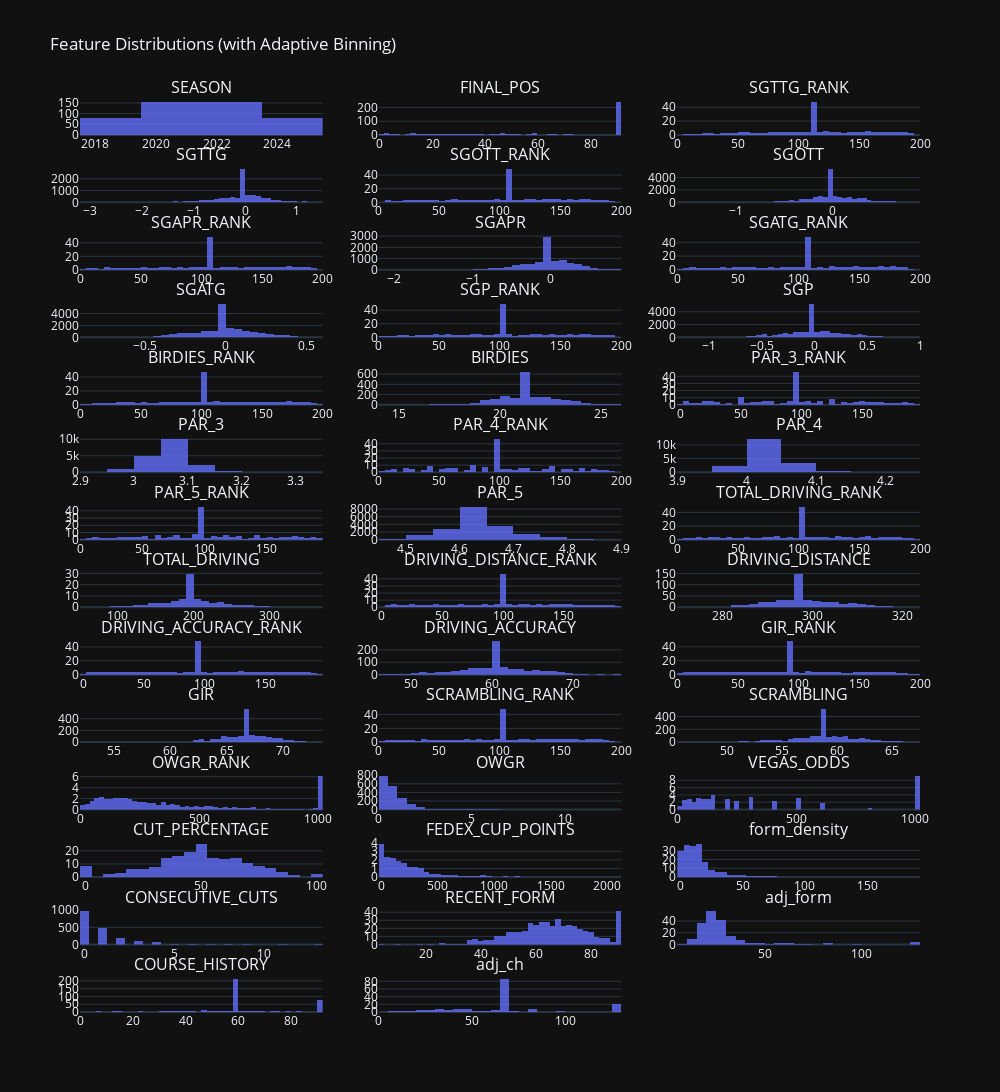

Write notebook code for a chart like this one.
### Markdown cell above
### Check Features for Outliers and General Health (Histograms)
Now that all the data is cleaned, let's look at the distribution graphs.

### Code cell
import plotly.express as px
import plotly.subplots as sp
import plotly.graph_objects as go
import pandas as pd
import numpy as np

# Select numeric columns with >1 unique value, excluding label
df_numeric = training_df.select_dtypes(include=np.number)
df_numeric = df_numeric.loc[:, df_numeric.nunique() > 1]
df_numeric = df_numeric.drop(columns=["TOP_20"], errors="ignore")

# Create subplots
n_cols = 3
n_rows = int(np.ceil(len(df_numeric.columns) / n_cols))
fig = sp.make_subplots(rows=n_rows, cols=n_cols, subplot_titles=df_numeric.columns)

# Add one histogram per feature with smart binning
for i, column in enumerate(df_numeric.columns):
    row = i // n_cols + 1
    col = i % n_cols + 1

    # Compute dynamic bin count
    col_range = df_numeric[column].max() - df_numeric[column].min()
    n_unique = df_numeric[column].nunique()
    nbins = min(50, max(5, int(n_unique / 2))) if col_range < 10 else 50  # tighter for short-range

    fig.add_trace(
        go.Histogram(
            x=df_numeric[column],
            nbinsx=nbins,
            histnorm="density",
            marker=dict(color="#636EFA"),
            opacity=0.8
        ),
        row=row,
        col=col
    )

# Style the figure
fig.update_layout(
    height=300 * n_rows,
    width=1000,
    title_text="Feature Distributions (with Adaptive Binning)",
    template="plotly_dark",
    showlegend=False
)

fig.show()

### Figure 1 — Plotly figure (JSON) as saved in the notebook; plotly's stock layout.template omitted (floating-point values rounded to 4 significant figures; data arrays with more than 128 entries replaced by an {"elided": "..."} marker saying what was removed)
{"data": [{"histnorm": "density", "marker": {"color": "#636EFA"}, "nbinsx": 5, "opacity": 0.8, "type": "histogram", "x": {"elided": "933 int values"}, "xaxis": "x", "yaxis": "y"}, {"histnorm": "density", "marker": {"color": "#636EFA"}, "nbinsx": 50, "opacity": 0.8, "type": "histogram", "x": {"elided": "933 int values"}, "xaxis": "x2", "yaxis": "y2"}, {"histnorm": "density", "marker": {"color": "#636EFA"}, "nbinsx": 50, "opacity": 0.8, "type": "histogram", "x": {"elided": "933 float values"}, "xaxis": "x3", "yaxis": "y3"}, {"histnorm": "density", "marker": {"color": "#636EFA"}, "nbinsx": 50, "opacity": 0.8, "type": "histogram", "x": {"elided": "933 float values"}, "xaxis": "x4", "yaxis": "y4"}, {"histnorm": "density", "marker": {"color": "#636EFA"}, "nbinsx": 50, "opacity": 0.8, "type": "histogram", "x": {"elided": "933 float values"}, "xaxis": "x5", "yaxis": "y5"}, {"histnorm": "density", "marker": {"color": "#636EFA"}, "nbinsx": 50, "opacity": 0.8, "type": "histogram", "x": {"elided": "933 float values"}, "xaxis": "x6", "yaxis": "y6"}, {"histnorm": "density", "marker": {"color": "#636EFA"}, "nbinsx": 50, "opacity": 0.8, "type": "histogram", "x": {"elided": "933 float values"}, "xaxis": "x7", "yaxis": "y7"}, {"histnorm": "density", "marker": {"color": "#636EFA"}, "nbinsx": 50, "opacity": 0.8, "type": "histogram", "x": {"elided": "933 float values"}, "xaxis": "x8", "yaxis": "y8"}, {"histnorm": "density", "marker": {"color": "#636EFA"}, "nbinsx": 50, "opacity": 0.8, "type": "histogram", "x": {"elided": "933 float values"}, "xaxis": "x9", "yaxis": "y9"}, {"histnorm": "density", "marker": {"color": "#636EFA"}, "nbinsx": 50, "opacity": 0.8, "type": "histogram", "x": {"elided": "933 float values"}, "xaxis": "x10", "yaxis": "y10"}, {"histnorm": "density", "marker": {"color": "#636EFA"}, "nbinsx": 50, "opacity": 0.8, "type": "histogram", "x": {"elided": "933 float values"}, "xaxis": "x11", "yaxis": "y11"}, {"histnorm": "density", "marker": {"color": "#636EFA"}, "nbinsx": 50, "opacity": 0.8, "type": "histogram", "x": {"elided": "933 float values"}, "xaxis": "x12", "yaxis": "y12"}, {"histnorm": "density", "marker": {"color": "#636EFA"}, "nbinsx": 50, "opacity": 0.8, "type": "histogram", "x": {"elided": "933 float values"}, "xaxis": "x13", "yaxis": "y13"}, {"histnorm": "density", "marker": {"color": "#636EFA"}, "nbinsx": 50, "opacity": 0.8, "type": "histogram", "x": {"elided": "933 float values"}, "xaxis": "x14", "yaxis": "y14"}, {"histnorm": "density", "marker": {"color": "#636EFA"}, "nbinsx": 50, "opacity": 0.8, "type": "histogram", "x": {"elided": "933 float values"}, "xaxis": "x15", "yaxis": "y15"}, {"histnorm": "density", "marker": {"color": "#636EFA"}, "nbinsx": 15, "opacity": 0.8, "type": "histogram", "x": {"elided": "933 float values"}, "xaxis": "x16", "yaxis": "y16"}, {"histnorm": "density", "marker": {"color": "#636EFA"}, "nbinsx": 50, "opacity": 0.8, "type": "histogram", "x": {"elided": "933 float values"}, "xaxis": "x17", "yaxis": "y17"}, {"histnorm": "density", "marker": {"color": "#636EFA"}, "nbinsx": 12, "opacity": 0.8, "type": "histogram", "x": {"elided": "933 float values"}, "xaxis": "x18", "yaxis": "y18"}, {"histnorm": "density", "marker": {"color": "#636EFA"}, "nbinsx": 50, "opacity": 0.8, "type": "histogram", "x": {"elided": "933 float values"}, "xaxis": "x19", "yaxis": "y19"}, {"histnorm": "density", "marker": {"color": "#636EFA"}, "nbinsx": 19, "opacity": 0.8, "type": "histogram", "x": {"elided": "933 float values"}, "xaxis": "x20", "yaxis": "y20"}, {"histnorm": "density", "marker": {"color": "#636EFA"}, "nbinsx": 50, "opacity": 0.8, "type": "histogram", "x": {"elided": "933 float values"}, "xaxis": "x21", "yaxis": "y21"}, {"histnorm": "density", "marker": {"color": "#636EFA"}, "nbinsx": 50, "opacity": 0.8, "type": "histogram", "x": {"elided": "933 float values"}, "xaxis": "x22", "yaxis": "y22"}, {"histnorm": "density", "marker": {"color": "#636EFA"}, "nbinsx": 50, "opacity": 0.8, "type": "histogram", "x": {"elided": "933 float values"}, "xaxis": "x23", "yaxis": "y23"}, {"histnorm": "density", "marker": {"color": "#636EFA"}, "nbinsx": 50, "opacity": 0.8, "type": "histogram", "x": {"elided": "933 float values"}, "xaxis": "x24", "yaxis": "y24"}, {"histnorm": "density", "marker": {"color": "#636EFA"}, "nbinsx": 50, "opacity": 0.8, "type": "histogram", "x": {"elided": "933 float values"}, "xaxis": "x25", "yaxis": "y25"}, {"histnorm": "density", "marker": {"color": "#636EFA"}, "nbinsx": 50, "opacity": 0.8, "type": "histogram", "x": {"elided": "933 float values"}, "xaxis": "x26", "yaxis": "y26"}, {"histnorm": "density", "marker": {"color": "#636EFA"}, "nbinsx": 50, "opacity": 0.8, "type": "histogram", "x": {"elided": "933 float values"}, "xaxis": "x27", "yaxis": "y27"}, {"histnorm": "density", "marker": {"color": "#636EFA"}, "nbinsx": 50, "opacity": 0.8, "type": "histogram", "x": {"elided": "933 float values"}, "xaxis": "x28", "yaxis": "y28"}, {"histnorm": "density", "marker": {"color": "#636EFA"}, "nbinsx": 50, "opacity": 0.8, "type": "histogram", "x": {"elided": "933 float values"}, "xaxis": "x29", "yaxis": "y29"}, {"histnorm": "density", "marker": {"color": "#636EFA"}, "nbinsx": 50, "opacity": 0.8, "type": "histogram", "x": {"elided": "933 float values"}, "xaxis": "x30", "yaxis": "y30"}, {"histnorm": "density", "marker": {"color": "#636EFA"}, "nbinsx": 50, "opacity": 0.8, "type": "histogram", "x": {"elided": "933 float values"}, "xaxis": "x31", "yaxis": "y31"}, {"histnorm": "density", "marker": {"color": "#636EFA"}, "nbinsx": 50, "opacity": 0.8, "type": "histogram", "x": {"elided": "933 float values"}, "xaxis": "x32", "yaxis": "y32"}, {"histnorm": "density", "marker": {"color": "#636EFA"}, "nbinsx": 50, "opacity": 0.8, "type": "histogram", "x": {"elided": "933 float values"}, "xaxis": "x33", "yaxis": "y33"}, {"histnorm": "density", "marker": {"color": "#636EFA"}, "nbinsx": 50, "opacity": 0.8, "type": "histogram", "x": {"elided": "933 float values"}, "xaxis": "x34", "yaxis": "y34"}, {"histnorm": "density", "marker": {"color": "#636EFA"}, "nbinsx": 50, "opacity": 0.8, "type": "histogram", "x": {"elided": "933 float values"}, "xaxis": "x35", "yaxis": "y35"}, {"histnorm": "density", "marker": {"color": "#636EFA"}, "nbinsx": 50, "opacity": 0.8, "type": "histogram", "x": {"elided": "933 float values"}, "xaxis": "x36", "yaxis": "y36"}, {"histnorm": "density", "marker": {"color": "#636EFA"}, "nbinsx": 50, "opacity": 0.8, "type": "histogram", "x": {"elided": "933 float values"}, "xaxis": "x37", "yaxis": "y37"}, {"histnorm": "density", "marker": {"color": "#636EFA"}, "nbinsx": 50, "opacity": 0.8, "type": "histogram", "x": {"elided": "933 float values"}, "xaxis": "x38", "yaxis": "y38"}, {"histnorm": "density", "marker": {"color": "#636EFA"}, "nbinsx": 50, "opacity": 0.8, "type": "histogram", "x": {"elided": "933 float values"}, "xaxis": "x39", "yaxis": "y39"}, {"histnorm": "density", "marker": {"color": "#636EFA"}, "nbinsx": 50, "opacity": 0.8, "type": "histogram", "x": {"elided": "933 float values"}, "xaxis": "x40", "yaxis": "y40"}, {"histnorm": "density", "marker": {"color": "#636EFA"}, "nbinsx": 50, "opacity": 0.8, "type": "histogram", "x": {"elided": "933 float values"}, "xaxis": "x41", "yaxis": "y41"}], "layout": {"annotations": [{"font": {"size": 16}, "showarrow": false, "text": "SEASON", "x": 0.1444, "xanchor": "center", "xref": "paper", "y": 1, "yanchor": "bottom", "yref": "paper"}, {"font": {"size": 16}, "showarrow": false, "text": "FINAL_POS", "x": 0.5, "xanchor": "center", "xref": "paper", "y": 1, "yanchor": "bottom", "yref": "paper"}, {"font": {"size": 16}, "showarrow": false, "text": "SGTTG_RANK", "x": 0.8556, "xanchor": "center", "xref": "paper", "y": 1, "yanchor": "bottom", "yref": "paper"}, {"font": {"size": 16}, "showarrow": false, "text": "SGTTG", "x": 0.1444, "xanchor": "center", "xref": "paper", "y": 0.926, "yanchor": "bottom", "yref": "paper"}, {"font": {"size": 16}, "showarrow": false, "text": "SGOTT_RANK", "x": 0.5, "xanchor": "center", "xref": "paper", "y": 0.926, "yanchor": "bottom", "yref": "paper"}, {"font": {"size": 16}, "showarrow": false, "text": "SGOTT", "x": 0.8556, "xanchor": "center", "xref": "paper", "y": 0.926, "yanchor": "bottom", "yref": "paper"}, {"font": {"size": 16}, "showarrow": false, "text": "SGAPR_RANK", "x": 0.1444, "xanchor": "center", "xref": "paper", "y": 0.852, "yanchor": "bottom", "yref": "paper"}, {"font": {"size": 16}, "showarrow": false, "text": "SGAPR", "x": 0.5, "xanchor": "center", "xref": "paper", "y": 0.852, "yanchor": "bottom", "yref": "paper"}, {"font": {"size": 16}, "showarrow": false, "text": "SGATG_RANK", "x": 0.8556, "xanchor": "center", "xref": "paper", "y": 0.852, "yanchor": "bottom", "yref": "paper"}, {"font": {"size": 16}, "showarrow": false, "text": "SGATG", "x": 0.1444, "xanchor": "center", "xref": "paper", "y": 0.7781, "yanchor": "bottom", "yref": "paper"}, {"font": {"size": 16}, "showarrow": false, "text": "SGP_RANK", "x": 0.5, "xanchor": "center", "xref": "paper", "y": 0.7781, "yanchor": "bottom", "yref": "paper"}, {"font": {"size": 16}, "showarrow": false, "text": "SGP", "x": 0.8556, "xanchor": "center", "xref": "paper", "y": 0.7781, "yanchor": "bottom", "yref": "paper"}, {"font": {"size": 16}, "showarrow": false, "text": "BIRDIES_RANK", "x": 0.1444, "xanchor": "center", "xref": "paper", "y": 0.7041, "yanchor": "bottom", "yref": "paper"}, {"font": {"size": 16}, "showarrow": false, "text": "BIRDIES", "x": 0.5, "xanchor": "center", "xref": "paper", "y": 0.7041, "yanchor": "bottom", "yref": "paper"}, {"font": {"size": 16}, "showarrow": false, "text": "PAR_3_RANK", "x": 0.8556, "xanchor": "center", "xref": "paper", "y": 0.7041, "yanchor": "bottom", "yref": "paper"}, {"font": {"size": 16}, "showarrow": false, "text": "PAR_3", "x": 0.1444, "xanchor": "center", "xref": "paper", "y": 0.6301, "yanchor": "bottom", "yref": "paper"}, {"font": {"size": 16}, "showarrow": false, "text": "PAR_4_RANK", "x": 0.5, "xanchor": "center", "xref": "paper", "y": 0.6301, "yanchor": "bottom", "yref": "paper"}, {"font": {"size": 16}, "showarrow": false, "text": "PAR_4", "x": 0.8556, "xanchor": "center", "xref": "paper", "y": 0.6301, "yanchor": "bottom", "yref": "paper"}, {"font": {"size": 16}, "showarrow": false, "text": "PAR_5_RANK", "x": 0.1444, "xanchor": "center", "xref": "paper", "y": 0.5561, "yanchor": "bottom", "yref": "paper"}, {"font": {"size": 16}, "showarrow": false, "text": "PAR_5", "x": 0.5, "xanchor": "center", "xref": "paper", "y": 0.5561, "yanchor": "bottom", "yref": "paper"}, {"font": {"size": 16}, "showarrow": false, "text": "TOTAL_DRIVING_RANK", "x": 0.8556, "xanchor": "center", "xref": "paper", "y": 0.5561, "yanchor": "bottom", "yref": "paper"}, {"font": {"size": 16}, "showarrow": false, "text": "TOTAL_DRIVING", "x": 0.1444, "xanchor": "center", "xref": "paper", "y": 0.4821, "yanchor": "bottom", "yref": "paper"}, {"font": {"size": 16}, "showarrow": false, "text": "DRIVING_DISTANCE_RANK", "x": 0.5, "xanchor": "center", "xref": "paper", "y": 0.4821, "yanchor": "bottom", "yref": "paper"}, {"font": {"size": 16}, "showarrow": false, "text": "DRIVING_DISTANCE", "x": 0.8556, "xanchor": "center", "xref": "paper", "y": 0.4821, "yanchor": "bottom", "yref": "paper"}, {"font": {"size": 16}, "showarrow": false, "text": "DRIVING_ACCURACY_RANK", "x": 0.1444, "xanchor": "center", "xref": "paper", "y": 0.4082, "yanchor": "bottom", "yref": "paper"}, {"font": {"size": 16}, "showarrow": false, "text": "DRIVING_ACCURACY", "x": 0.5, "xanchor": "center", "xref": "paper", "y": 0.4082, "yanchor": "bottom", "yref": "paper"}, {"font": {"size": 16}, "showarrow": false, "text": "GIR_RANK", "x": 0.8556, "xanchor": "center", "xref": "paper", "y": 0.4082, "yanchor": "bottom", "yref": "paper"}, {"font": {"size": 16}, "showarrow": false, "text": "GIR", "x": 0.1444, "xanchor": "center", "xref": "paper", "y": 0.3342, "yanchor": "bottom", "yref": "paper"}, {"font": {"size": 16}, "showarrow": false, "text": "SCRAMBLING_RANK", "x": 0.5, "xanchor": "center", "xref": "paper", "y": 0.3342, "yanchor": "bottom", "yref": "paper"}, {"font": {"size": 16}, "showarrow": false, "text": "SCRAMBLING", "x": 0.8556, "xanchor": "center", "xref": "paper", "y": 0.3342, "yanchor": "bottom", "yref": "paper"}, {"font": {"size": 16}, "showarrow": false, "text": "OWGR_RANK", "x": 0.1444, "xanchor": "center", "xref": "paper", "y": 0.2602, "yanchor": "bottom", "yref": "paper"}, {"font": {"size": 16}, "showarrow": false, "text": "OWGR", "x": 0.5, "xanchor": "center", "xref": "paper", "y": 0.2602, "yanchor": "bottom", "yref": "paper"}, {"font": {"size": 16}, "showarrow": false, "text": "VEGAS_ODDS", "x": 0.8556, "xanchor": "center", "xref": "paper", "y": 0.2602, "yanchor": "bottom", "yref": "paper"}, {"font": {"size": 16}, "showarrow": false, "text": "CUT_PERCENTAGE", "x": 0.1444, "xanchor": "center", "xref": "paper", "y": 0.1862, "yanchor": "bottom", "yref": "paper"}, {"font": {"size": 16}, "showarrow": false, "text": "FEDEX_CUP_POINTS", "x": 0.5, "xanchor": "center", "xref": "paper", "y": 0.1862, "yanchor": "bottom", "yref": "paper"}, {"font": {"size": 16}, "showarrow": false, "text": "form_density", "x": 0.8556, "xanchor": "center", "xref": "paper", "y": 0.1862, "yanchor": "bottom", "yref": "paper"}, {"font": {"size": 16}, "showarrow": false, "text": "CONSECUTIVE_CUTS", "x": 0.1444, "xanchor": "center", "xref": "paper", "y": 0.1122, "yanchor": "bottom", "yref": "paper"}, {"font": {"size": 16}, "showarrow": false, "text": "RECENT_FORM", "x": 0.5, "xanchor": "center", "xref": "paper", "y": 0.1122, "yanchor": "bottom", "yref": "paper"}, {"font": {"size": 16}, "showarrow": false, "text": "adj_form", "x": 0.8556, "xanchor": "center", "xref": "paper", "y": 0.1122, "yanchor": "bottom", "yref": "paper"}, {"font": {"size": 16}, "showarrow": false, "text": "COURSE_HISTORY", "x": 0.1444, "xanchor": "center", "xref": "paper", "y": 0.03827, "yanchor": "bottom", "yref": "paper"}, {"font": {"size": 16}, "showarrow": false, "text": "adj_ch", "x": 0.5, "xanchor": "center", "xref": "paper", "y": 0.03827, "yanchor": "bottom", "yref": "paper"}], "height": 4200, "showlegend": false, "title": {"text": "Feature Distributions (with Adaptive Binning)"}, "width": 1000, "xaxis": {"anchor": "y", "domain": [0, 0.2889]}, "xaxis10": {"anchor": "y10", "domain": [0, 0.2889]}, "xaxis11": {"anchor": "y11", "domain": [0.3556, 0.6444]}, "xaxis12": {"anchor": "y12", "domain": [0.7111, 1]}, "xaxis13": {"anchor": "y13", "domain": [0, 0.2889]}, "xaxis14": {"anchor": "y14", "domain": [0.3556, 0.6444]}, "xaxis15": {"anchor": "y15", "domain": [0.7111, 1]}, "xaxis16": {"anchor": "y16", "domain": [0, 0.2889]}, "xaxis17": {"anchor": "y17", "domain": [0.3556, 0.6444]}, "xaxis18": {"anchor": "y18", "domain": [0.7111, 1]}, "xaxis19": {"anchor": "y19", "domain": [0, 0.2889]}, "xaxis2": {"anchor": "y2", "domain": [0.3556, 0.6444]}, "xaxis20": {"anchor": "y20", "domain": [0.3556, 0.6444]}, "xaxis21": {"anchor": "y21", "domain": [0.7111, 1]}, "xaxis22": {"anchor": "y22", "domain": [0, 0.2889]}, "xaxis23": {"anchor": "y23", "domain": [0.3556, 0.6444]}, "xaxis24": {"anchor": "y24", "domain": [0.7111, 1]}, "xaxis25": {"anchor": "y25", "domain": [0, 0.2889]}, "xaxis26": {"anchor": "y26", "domain": [0.3556, 0.6444]}, "xaxis27": {"anchor": "y27", "domain": [0.7111, 1]}, "xaxis28": {"anchor": "y28", "domain": [0, 0.2889]}, "xaxis29": {"anchor": "y29", "domain": [0.3556, 0.6444]}, "xaxis3": {"anchor": "y3", "domain": [0.7111, 1]}, "xaxis30": {"anchor": "y30", "domain": [0.7111, 1]}, "xaxis31": {"anchor": "y31", "domain": [0, 0.2889]}, "xaxis32": {"anchor": "y32", "domain": [0.3556, 0.6444]}, "xaxis33": {"anchor": "y33", "domain": [0.7111, 1]}, "xaxis34": {"anchor": "y34", "domain": [0, 0.2889]}, "xaxis35": {"anchor": "y35", "domain": [0.3556, 0.6444]}, "xaxis36": {"anchor": "y36", "domain": [0.7111, 1]}, "xaxis37": {"anchor": "y37", "domain": [0, 0.2889]}, "xaxis38": {"anchor": "y38", "domain": [0.3556, 0.6444]}, "xaxis39": {"anchor": "y39", "domain": [0.7111, 1]}, "xaxis4": {"anchor": "y4", "domain": [0, 0.2889]}, "xaxis40": {"anchor": "y40", "domain": [0, 0.2889]}, "xaxis41": {"anchor": "y41", "domain": [0.3556, 0.6444]}, "xaxis42": {"anchor": "y42", "domain": [0.7111, 1]}, "xaxis5": {"anchor": "y5", "domain": [0.3556, 0.6444]}, "xaxis6": {"anchor": "y6", "domain": [0.7111, 1]}, "xaxis7": {"anchor": "y7", "domain": [0, 0.2889]}, "xaxis8": {"anchor": "y8", "domain": [0.3556, 0.6444]}, "xaxis9": {"anchor": "y9", "domain": [0.7111, 1]}, "yaxis": {"anchor": "x", "domain": [0.9617, 1]}, "yaxis10": {"anchor": "x10", "domain": [0.7398, 0.7781]}, "yaxis11": {"anchor": "x11", "domain": [0.7398, 0.7781]}, "yaxis12": {"anchor": "x12", "domain": [0.7398, 0.7781]}, "yaxis13": {"anchor": "x13", "domain": [0.6658, 0.7041]}, "yaxis14": {"anchor": "x14", "domain": [0.6658, 0.7041]}, "yaxis15": {"anchor": "x15", "domain": [0.6658, 0.7041]}, "yaxis16": {"anchor": "x16", "domain": [0.5918, 0.6301]}, "yaxis17": {"anchor": "x17", "domain": [0.5918, 0.6301]}, "yaxis18": {"anchor": "x18", "domain": [0.5918, 0.6301]}, "yaxis19": {"anchor": "x19", "domain": [0.5179, 0.5561]}, "yaxis2": {"anchor": "x2", "domain": [0.9617, 1]}, "yaxis20": {"anchor": "x20", "domain": [0.5179, 0.5561]}, "yaxis21": {"anchor": "x21", "domain": [0.5179, 0.5561]}, "yaxis22": {"anchor": "x22", "domain": [0.4439, 0.4821]}, "yaxis23": {"anchor": "x23", "domain": [0.4439, 0.4821]}, "yaxis24": {"anchor": "x24", "domain": [0.4439, 0.4821]}, "yaxis25": {"anchor": "x25", "domain": [0.3699, 0.4082]}, "yaxis26": {"anchor": "x26", "domain": [0.3699, 0.4082]}, "yaxis27": {"anchor": "x27", "domain": [0.3699, 0.4082]}, "yaxis28": {"anchor": "x28", "domain": [0.2959, 0.3342]}, "yaxis29": {"anchor": "x29", "domain": [0.2959, 0.3342]}, "yaxis3": {"anchor": "x3", "domain": [0.9617, 1]}, "yaxis30": {"anchor": "x30", "domain": [0.2959, 0.3342]}, "yaxis31": {"anchor": "x31", "domain": [0.2219, 0.2602]}, "yaxis32": {"anchor": "x32", "domain": [0.2219, 0.2602]}, "yaxis33": {"anchor": "x33", "domain": [0.2219, 0.2602]}, "yaxis34": {"anchor": "x34", "domain": [0.148, 0.1862]}, "yaxis35": {"anchor": "x35", "domain": [0.148, 0.1862]}, "yaxis36": {"anchor": "x36", "domain": [0.148, 0.1862]}, "yaxis37": {"anchor": "x37", "domain": [0.07398, 0.1122]}, "yaxis38": {"anchor": "x38", "domain": [0.07398, 0.1122]}, "yaxis39": {"anchor": "x39", "domain": [0.07398, 0.1122]}, "yaxis4": {"anchor": "x4", "domain": [0.8878, 0.926]}, "yaxis40": {"anchor": "x40", "domain": [0, 0.03827]}, "yaxis41": {"anchor": "x41", "domain": [0, 0.03827]}, "yaxis42": {"anchor": "x42", "domain": [0, 0.03827]}, "yaxis5": {"anchor": "x5", "domain": [0.8878, 0.926]}, "yaxis6": {"anchor": "x6", "domain": [0.8878, 0.926]}, "yaxis7": {"anchor": "x7", "domain": [0.8138, 0.852]}, "yaxis8": {"anchor": "x8", "domain": [0.8138, 0.852]}, "yaxis9": {"anchor": "x9", "domain": [0.8138, 0.852]}}}
